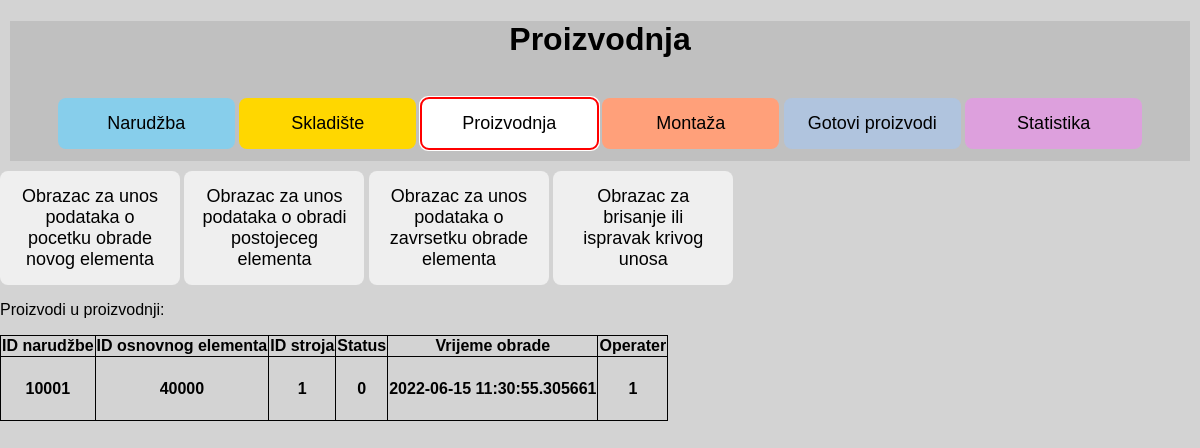
Before: /manufacturing with the older database file.
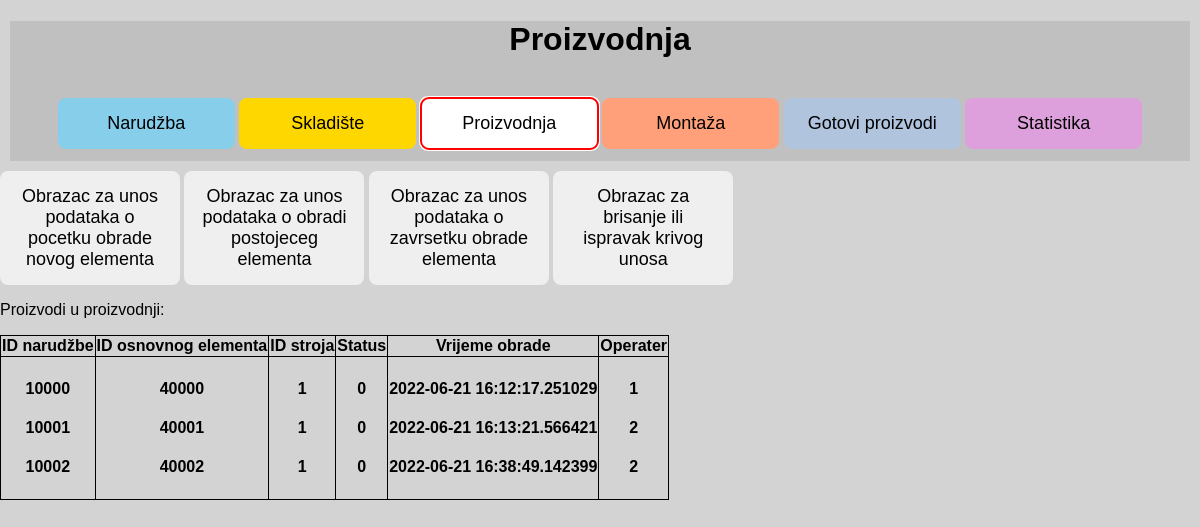
After: the same page with the newer database file.
### app.py (models this page shows, shortened)
class Manufacturing(db.Model):
    __tablename__ = "manufacturing"
    auto_id = db.Column(db.Integer, primary_key=True)
    order_id = db.Column(db.Integer)
    part_id = db.Column(db.Integer)
    machine_id = db.Column(db.Integer)
    manufacturing_status = db.Column(db.String(200))
    manufacturing_time = db.Column(db.DateTime, default=datetime.now)
    manufacturing_worker = db.Column(db.Integer)
    first_time = True

### app.py (the view)
@app.route("/manufacturing")
def manufacturing():
    product = Manufacturing.query.order_by(Manufacturing.part_id)
    return render_template("manufacturing.html", product=product)

### templates/manufacturing.html (shortened to what this page needs)
{% extends 'base.html' %}
{% block head %}
<link rel="stylesheet" href="{{ url_for('static', filename='css/manufacturing.css') }}">
{% endblock %}
{% block body %}
<div class="content">
    <h1 id="Naslov">Proizvodnja</h1>
    <br>
    <button class="btn btn-1" , onclick="window.location.href='/order'">Narudžba</button>
    <button class="btn btn-2" , onclick="window.location.href='/warehouse'">Skladište</button>
    <button class="btn btn-3" , onclick="window.location.href='/manufacturing'">Proizvodnja</button>
    <button class="btn btn-4" , onclick="window.location.href='/installation'">Montaža</button>
    <button class="btn btn-5" , onclick="window.location.href='/finishedproduct'">Gotovi proizvodi</button>
    <button class="btn btn-6" , onclick="window.location.href='/statistic'">Statistika</button>
</div>
<button class="btn" , onclick="window.location.href='/new_manufacturing_form'">Obrazac za unos podataka o
    pocetku obrade novog elementa</button>
<button class="btn" , onclick="window.location.href='/existing_manufacturing_form'">Obrazac za unos podataka o
    obradi postojeceg elementa</button>
<button class="btn" , onclick="window.location.href='/finishing_manufacturing_form'">Obrazac za unos podataka o
    zavrsetku obrade elementa</button>
<button class="btn" , onclick="window.location.href='/update_manufacturing_form'">Obrazac za brisanje ili ispravak
    krivog unosa</button>
<p>Proizvodi u proizvodnji:</p>
<table>
    <tr>
        <th>ID narudžbe</th>
        <th>ID osnovnog elementa</th>
        <th>ID stroja</th>
        <th>Status</th>
        <th>Vrijeme obrade</th>
        <th>Operater</th>
    </tr>
    <tr>
        <th>
            {% for manufacturing in product %}
            <h4>
                {{manufacturing.order_id}}
            </h4>
            {% endfor %}
        </th>
        <th>
            {% for manufacturing in product %}
            <h4>
                {{manufacturing.part_id}}
            </h4>
            {% endfor %}
        </th>
        <th>
            {% for manufacturing in product %}
            <h4>
                {{manufacturing.machine_id}}
            </h4>
            {% endfor %}
        </th>
        <th>
            {% for manufacturing in product %}
            <h4>
                {{manufacturing.manufacturing_status}}
            </h4>
            {% endfor %}
        </th>
        <th>
            {% for manufacturing in product %}
            <h4>
                {{manufacturing.manufacturing_time}}
            </h4>
            {% endfor %}
        </th>
        <th>
            {% for manufacturing in product %}
            <h4>
                {{manufacturing.manufacturing_worker}}
            </h4>
            {% endfor %}
        </th>
    </tr>
</table>
{% endblock %}

### templates/base.html (shortened to what this page needs)
<!DOCTYPE html>
<html lang="en">
<head>
    <link rel="stylesheet" href="{{ url_for('static', filename='css/main.css') }}">
    {% block head %}{% endblock %}
</head>
<body>
    {% block body %}{% endblock %}
</body>
</html>

### static/css/main.css (style rules this page uses)
body { margin: 0; font-family: sans-serif; background-color: lightgrey; }
.content { margin: 10px; background-color: silver; text-align: center; height: 140px; }
.btn { padding: 15px; font-size: large; border: none; width: 15%; border-radius: 8px; }
.btn-1 { background-color: skyblue; }
.btn-2 { background-color: gold; }
.btn-3 { background-color: palegreen; }
.btn-4 { background-color: lightsalmon; }
.btn-5 { background-color: lightsteelblue; }
.btn-6 { background-color: plum; }

### static/css/manufacturing.css (style rules this page uses)
body { margin: 0px; font-family: sans-serif; background-color: lightgrey; }
.content { margin: 10px; background-color: silver; text-align: center; height: 140px; }
.btn { padding: 15px; font-size: large; border: none; width: 15%; border-radius: 8px; }
.btn-1 { background-color: skyblue; }
.btn-2 { background-color: gold; }
.btn-3 { background-color: white; border-color: red; outline: 50px auto red; }
.btn-4 { background-color: lightsalmon; }
.btn-5 { background-color: lightsteelblue; }
.btn-6 { background-color: plum; }

### templates/manufacturing.html (style rules this page uses)
table, th, td { border: 1px solid black; border-collapse: collapse; }

Changed rows visible on the page:
changed Manufacturing (number 1 of 3 on the later page): order_id "10001" → "10000"; manufacturing_time "2022-06-15 11:30:55.305661" → "2022-06-21 16:12:17.251029"
added Manufacturing: order_id "10001", part_id "40001", machine_id "1", manufacturing_status "0", manufacturing_time "2022-06-21 16:13:21.566421", manufacturing_worker "2"
added Manufacturing: order_id "10002", part_id "40002", machine_id "1", manufacturing_status "0", manufacturing_time "2022-06-21 16:38:49.142399", manufacturing_worker "2"
